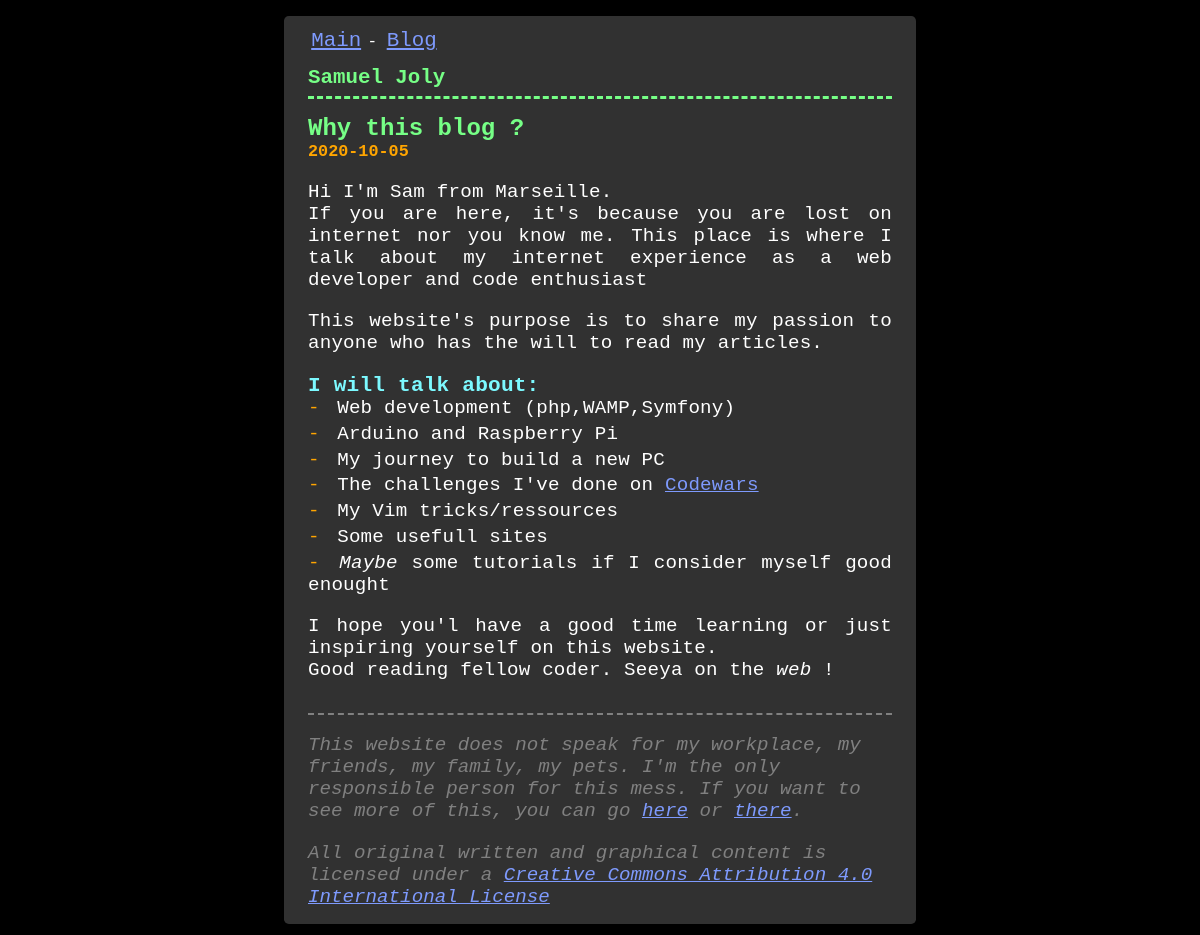
The app's page /index.php?go=article&&id=25 with its own data.
### tables this page shows
CREATE TABLE IF NOT EXISTS `article` (
  `id` int(11) NOT NULL AUTO_INCREMENT,
  `Nom` varchar(255) NOT NULL,
  `Date_parution` date NOT NULL,
  `Description` longtext NOT NULL,
  `Groupe` int(11) NOT NULL,
  PRIMARY KEY (`id`)
);

### index.php (called while the page is built, shortened)
<?php
    require_once(ROOT."models/bdd.php");
    $action = $_GET["go"]??"";
    switch($action) {
        case "article":
            include(ROOT."models/article.php");
            $id_article = $_GET["id"]??0;
            $article = new Article();
            $article = $article->getArticle($id_article);
            include(ROOT."views/article.php");
            break;
    }
    include(ROOT."views/templates/template.php");
?>

### models/bdd.php (called while the page is built, shortened)
<?php
class Bdd {
    public function __construct(){
        $pdo = new PDO("mysql:dbname=blog;host=localhost", "root", "");
        $pdo->setAttribute(PDO::ATTR_ERRMODE, PDO::ERRMODE_EXCEPTION);
        $this->pdo = $pdo;
    }
}

### models/article.php (called while the page is built, shortened)
<?php
class Article extends Bdd{
    public function getArticle($id) {
        $sth = $this->pdo->prepare("SELECT * FROM article WHERE id=?");
        if($sth->execute([$id])) {
            return $sth->fetch(PDO::FETCH_ASSOC);
        }
    }
}

### views/article.php (the view, shortened to what this page needs)
<section id='mainPage'>
    <article >
        <h3 id='articleTitle'>
            <?=$article["Nom"]?>
            <small>
                <?=$article["Date_parution"]?>
            </small>
        </h3>
        <div id='art-desc'>
            <?=$article["Description"]?>
        </div>
    </article>
</section>

### css/index.css (style rules this page uses)
html { background:#000000; padding:1em; }
body { width:50%; margin:auto; padding:0.5em 1.5em 1em 1.5em; border-radius:0.3em; background:#313131; font-family:Courier; }
a { color:#7e9afd; }
.articleListTitle { font-size:1.1em !important; color:#7cf9ff !important; margin-bottom:0 !important; }
.articleListElement { margin-top:0; margin-bottom:0.2em; }
.articleListElement:before { content:"-"; color:orange; margin-right:0.3em; }
#mainPage h3, .mainList h3 { margin-top:0.7em; margin-bottom:0; font-size:1.2em; color:#76ff86; }
#mainPage h3 small { font-size:0.7em; color:orange; }
#mainPage article { margin-bottom:2em; }
#articleTitle { display:flex; flex-direction:column; font-size:1.5em !important; }
#art-desc { color:white; font-size:1.2em; letter-spacing:0.01em; text-align:justify; }

### records on screen
article: Nom "Why this blog ?", Date_parution "2020-10-05", Description "Hi I'm Sam from Marseille. If you are here, it's because you are lost on internet nor you know me. This place is where I talk about my internet experience as a web developer and code enthusiast This website's purpose is to share my passion to anyone who has the will to read my articles. I will talk about: Web development (php,WAMP,Symfony) Arduino and Raspberry Pi My journey to build a new PC The challenges I've done on Codewars My Vim tricks/ressources Some usefull sites Maybe some tutorials if I consider myself good enought I hope you'l have a good time learning or just inspiring yourself on this website. Good reading fellow coder. Seeya on the web !"
